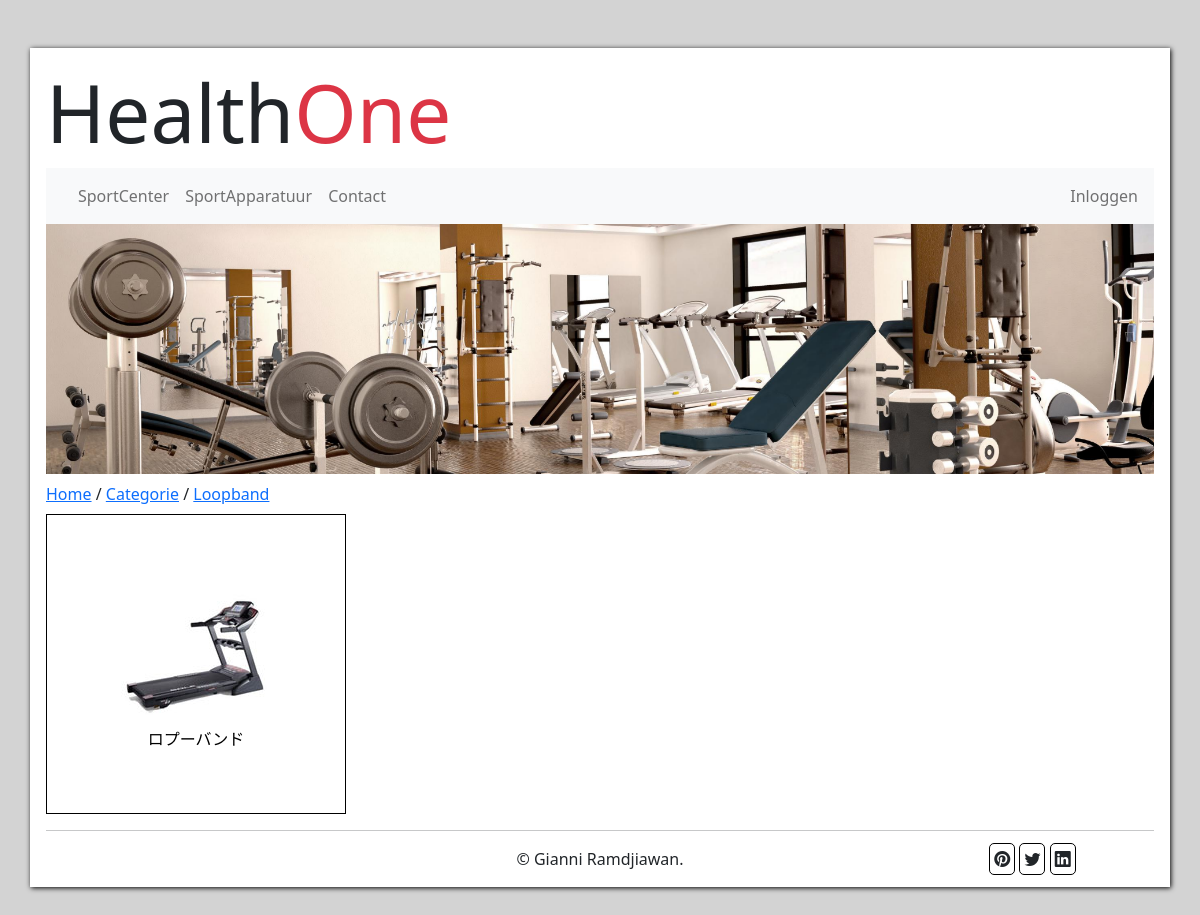
The app's page /apparatuur/apparatuur.php?id=4 with its own data.
### tables this page shows
CREATE TABLE `categorie` (
  `id` int(5) NOT NULL,
  `naam` varchar(50) NOT NULL,
  `foto` varchar(50) NOT NULL,
  `omschrijving` varchar(255) NOT NULL
);

CREATE TABLE `product` (
  `id` int(5) NOT NULL,
  `naam` varchar(50) NOT NULL,
  `foto` varchar(50) NOT NULL,
  `omschrijving` varchar(255) NOT NULL,
  `categorie_id` int(11) NOT NULL
);

### apparatuur/apparatuur.php (the view, shortened to what this page needs)
<!DOCTYPE html>
<html lang="en">
<head>
    <link href="https://cdn.jsdelivr.net/npm/bootstrap@5.2.0-beta1/dist/css/bootstrap.min.css" rel="stylesheet">
    <link rel="stylesheet" href="https://cdn.jsdelivr.net/npm/bootstrap-icons@1.8.2/font/bootstrap-icons.css">
    <link rel="stylesheet" href="../css/style.css">
</head>
<body>
    <div class='container container-xxl p-3 my-5'>
        <?php
            include_once('../dbConnection.php');
            include_once('../templates/header.php');
            include_once('../templates/menu.php');
            include_once('../templates/banner.php');
            $categorie = $db->prepare("SELECT * FROM categorie WHERE id = :id");
            $categorie->bindParam("id", $_GET['id']);
            $categorie->execute();
            $result = $categorie->fetchAll(PDO::FETCH_ASSOC);
            foreach ($result as &$data) {
                echo "
                <div class='row mt-2'>
                    <div class='path mb-2'>
                        <a href='../index.php'>Home</a>
                        /
                        <a href='./categorieen.php'>Categorie</a>
                        /
                        <a href='#'>".$data['naam']."</a>
                    </div>
                </div>
            ";
            }
            $categorie = $db->prepare("SELECT * FROM product WHERE categorie_id = :id");
            $categorie->bindParam("id", $_GET['id']);
            $categorie->execute();
            $result = $categorie->fetchAll(PDO::FETCH_ASSOC);
            foreach ($result as &$data) {
                echo "<div class='categorie-items d-flex justify-content-center align-items-center'>";
                echo "<a href='./product.php?id=".$data['id']."' class='d-flex flex-column align-items-center'>";
                echo "<img src='../img/".$data['foto']."' alt='".$data['naam']."' class='img-fluid'>";
                echo "<span class='product-naam'>".$data['naam']."</span>";
                echo "</a>";
                echo "</div>";
            }
            echo "<hr>";
            include_once('../templates/footer.php');
        ?>
    </div>
</body>
</html>

### css/style.css (style rules this page uses)
body { background-color: lightgrey; }
.container { background-color: white; box-shadow: 1px 1px 5px black; }
.categorie-items { box-sizing: border-box; border: 1px solid black; height: 300px; width: 300px; }
.categorie-items>a { text-decoration: none; color: black; }
.product-naam { text-align: center; }

### records on screen
categorie: naam "Loopband"
product: foto (picture), naam "ロプーバンド"
